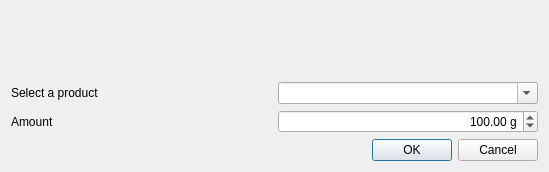
<?xml version="1.0" encoding="UTF-8"?>
<ui version="4.0">
 <class>frmProductsInElaboratedProductAdd</class>
 <widget class="QDialog" name="frmProductsInElaboratedProductAdd">
  <property name="windowModality">
   <enum>Qt::WindowModal</enum>
  </property>
  <property name="geometry">
   <rect>
    <x>0</x>
    <y>0</y>
    <width>549</width>
    <height>172</height>
   </rect>
  </property>
  <property name="windowTitle">
   <string>Managing products in an elaborated product</string>
  </property>
  <property name="windowIcon">
   <iconset resource="../images/caloriestracker.qrc">
    <normaloff>:/caloriestracker/books.png</normaloff>:/caloriestracker/books.png</iconset>
  </property>
  <property name="modal">
   <bool>true</bool>
  </property>
  <layout class="QHBoxLayout" name="horizontalLayout_16">
   <item>
    <layout class="QVBoxLayout" name="verticalLayout_3">
     <item>
      <widget class="QLabel" name="lbl">
       <property name="font">
        <font>
         <pointsize>14</pointsize>
         <weight>75</weight>
         <bold>true</bold>
        </font>
       </property>
       <property name="styleSheet">
        <string notr="true">color: rgb(0, 128, 0);</string>
       </property>
       <property name="alignment">
        <set>Qt::AlignCenter</set>
       </property>
      </widget>
     </item>
     <item>
      <layout class="QHBoxLayout" name="horizontalLayout_3">
       <item>
        <widget class="QLabel" name="label_2">
         <property name="text">
          <string>Select a product</string>
         </property>
        </widget>
       </item>
       <item>
        <widget class="QComboBox" name="cmbProducts">
         <property name="editable">
          <bool>true</bool>
         </property>
        </widget>
       </item>
      </layout>
     </item>
     <item>
      <layout class="QHBoxLayout" name="horizontalLayout">
       <item>
        <widget class="QLabel" name="label_3">
         <property name="text">
          <string>Amount</string>
         </property>
        </widget>
       </item>
       <item>
        <widget class="myQDoubleSpinBox" name="spnAmount">
         <property name="alignment">
          <set>Qt::AlignRight|Qt::AlignTrailing|Qt::AlignVCenter</set>
         </property>
         <property name="showGroupSeparator" stdset="0">
          <bool>true</bool>
         </property>
         <property name="suffix">
          <string> g</string>
         </property>
         <property name="minimum">
          <double>1.000000000000000</double>
         </property>
         <property name="maximum">
          <double>1000000.000000000000000</double>
         </property>
         <property name="value">
          <double>100.000000000000000</double>
         </property>
        </widget>
       </item>
      </layout>
     </item>
     <item>
      <widget class="QDialogButtonBox" name="bb">
       <property name="standardButtons">
        <set>QDialogButtonBox::Cancel|QDialogButtonBox::Ok</set>
       </property>
      </widget>
     </item>
    </layout>
   </item>
  </layout>
 </widget>
 <customwidgets>
  <customwidget>
   <class>myQDoubleSpinBox</class>
   <extends>QDoubleSpinBox</extends>
   <header location="global">myqdoublespinbox</header>
  </customwidget>
 </customwidgets>
 <resources>
  <include location="../images/caloriestracker.qrc"/>
 </resources>
 <connections/>
</ui>
